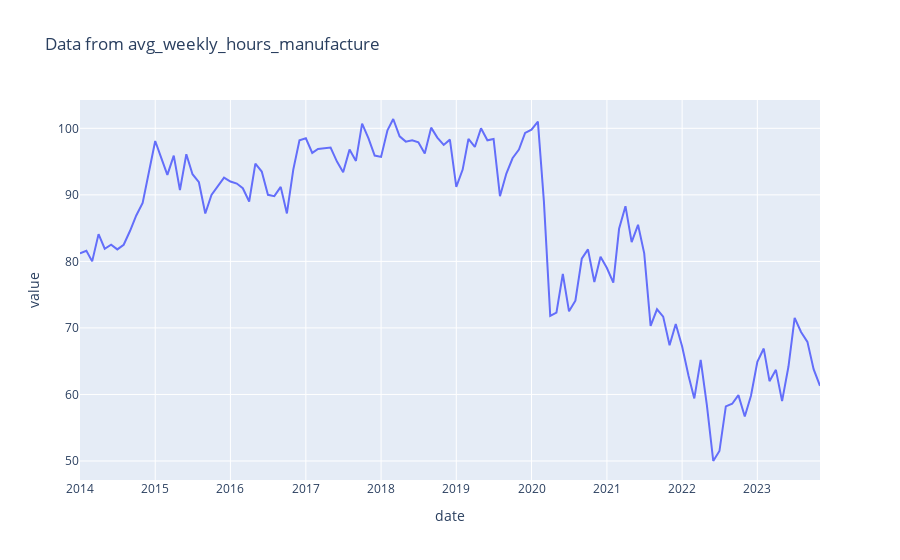

Write notebook code for a chart like this one.
### Code cell
import psycopg2
import pandas as pd
import plotly.express as px
from dotenv import load_dotenv
import os

# Load environment variables
load_dotenv()

DB_HOST = os.getenv("DB_HOST")
DB_USER = os.getenv("DB_USER")
DB_PASS = os.getenv("DB_PASSWORD")
DB_NAME = os.getenv("DB_NAME")

# Function to connect to the database
def connect_to_db():
    return psycopg2.connect(
        host=DB_HOST,
        user=DB_USER,
        password=DB_PASS,
        dbname=DB_NAME
    )

# Function to retrieve data from a specific table
def get_table_data(table_name):
    conn = connect_to_db()
    query = f"SELECT * FROM {table_name};"
    df = pd.read_sql_query(query, conn)
    conn.close()
    return df

# Fetch data from a specific table
table_name = "avg_weekly_hours_manufacture"  # Replace with your table name
df = get_table_data(table_name)

# Assuming the table has columns 'date' and 'value'
fig = px.line(df, x='date', y='value', title=f'Data from {table_name}')

# Display the Plotly chart
fig.show()

### Figure 1 — Plotly figure (JSON) as saved in the notebook; plotly's stock layout.template omitted (floating-point values rounded to 4 significant figures)
{"data": [{"hovertemplate": "date=%{x}<br>value=%{y}<extra></extra>", "legendgroup": "", "line": {"color": "#636efa", "dash": "solid"}, "marker": {"symbol": "circle"}, "mode": "lines", "name": "", "orientation": "v", "showlegend": false, "x": ["2014-01-01", "2014-02-01", "2014-03-01", "2014-04-01", "2014-05-01", "2014-06-01", "2014-07-01", "2014-08-01", "2014-09-01", "2014-10-01", "2014-11-01", "2014-12-01", "2015-01-01", "2015-02-01", "2015-03-01", "2015-04-01", "2015-05-01", "2015-06-01", "2015-07-01", "2015-08-01", "2015-09-01", "2015-10-01", "2015-11-01", "2015-12-01", "2016-01-01", "2016-02-01", "2016-03-01", "2016-04-01", "2016-05-01", "2016-06-01", "2016-07-01", "2016-08-01", "2016-09-01", "2016-10-01", "2016-11-01", "2016-12-01", "2017-01-01", "2017-02-01", "2017-03-01", "2017-04-01", "2017-05-01", "2017-06-01", "2017-07-01", "2017-08-01", "2017-09-01", "2017-10-01", "2017-11-01", "2017-12-01", "2018-01-01", "2018-02-01", "2018-03-01", "2018-04-01", "2018-05-01", "2018-06-01", "2018-07-01", "2018-08-01", "2018-09-01", "2018-10-01", "2018-11-01", "2018-12-01", "2019-01-01", "2019-02-01", "2019-03-01", "2019-04-01", "2019-05-01", "2019-06-01", "2019-07-01", "2019-08-01", "2019-09-01", "2019-10-01", "2019-11-01", "2019-12-01", "2020-01-01", "2020-02-01", "2020-03-01", "2020-04-01", "2020-05-01", "2020-06-01", "2020-07-01", "2020-08-01", "2020-09-01", "2020-10-01", "2020-11-01", "2020-12-01", "2021-01-01", "2021-02-01", "2021-03-01", "2021-04-01", "2021-05-01", "2021-06-01", "2021-07-01", "2021-08-01", "2021-09-01", "2021-10-01", "2021-11-01", "2021-12-01", "2022-01-01", "2022-02-01", "2022-03-01", "2022-04-01", "2022-05-01", "2022-06-01", "2022-07-01", "2022-08-01", "2022-09-01", "2022-10-01", "2022-11-01", "2022-12-01", "2023-01-01", "2023-02-01", "2023-03-01", "2023-04-01", "2023-05-01", "2023-06-01", "2023-07-01", "2023-08-01", "2023-09-01", "2023-10-01", "2023-11-01"], "xaxis": "x", "y": [81.2, 81.6, 80.0, 84.1, 81.9, 82.5, 81.8, 82.5, 84.6, 86.9, 88.8, 93.6, 98.1, 95.4, 93.0, 95.9, 90.7, 96.1, 93.1, 91.9, 87.2, 90.0, 91.3, 92.6, 92.0, 91.7, 91.0, 89.0, 94.7, 93.5, 90.0, 89.8, 91.2, 87.2, 93.8, 98.2, 98.5, 96.3, 96.9, 97.0, 97.1, 95.0, 93.4, 96.8, 95.1, 100.7, 98.5, 95.9, 95.7, 99.7, 101.4, 98.8, 98.0, 98.2, 97.9, 96.2, 100.1, 98.6, 97.5, 98.3, 91.2, 93.8, 98.4, 97.2, 100.0, 98.2, 98.4, 89.8, 93.2, 95.5, 96.8, 99.3, 99.8, 101.0, 89.1, 71.8, 72.3, 78.1, 72.5, 74.1, 80.4, 81.8, 76.9, 80.7, 79.0, 76.8, 84.9, 88.3, 82.9, 85.5, 81.2, 70.3, 72.8, 71.7, 67.4, 70.6, 67.2, 62.8, 59.4, 65.2, 58.4, 50.0, 51.5, 58.2, 58.6, 59.9, 56.7, 59.8, 64.9, 66.9, 62.0, 63.7, 59.0, 64.2, 71.5, 69.4, 67.9, 63.8, 61.3], "yaxis": "y", "type": "scatter"}], "layout": {"xaxis": {"anchor": "y", "domain": [0.0, 1.0], "title": {"text": "date"}}, "yaxis": {"anchor": "x", "domain": [0.0, 1.0], "title": {"text": "value"}}, "legend": {"tracegroupgap": 0}, "title": {"text": "Data from avg_weekly_hours_manufacture"}}}
